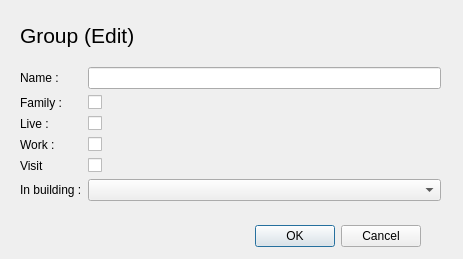
<?xml version="1.0" encoding="UTF-8"?>
<ui version="4.0">
 <class>Dialog</class>
 <widget class="QDialog" name="Dialog">
  <property name="geometry">
   <rect>
    <x>0</x>
    <y>0</y>
    <width>463</width>
    <height>259</height>
   </rect>
  </property>
  <property name="windowTitle">
   <string>Dialog</string>
  </property>
  <widget class="QDialogButtonBox" name="buttonBox">
   <property name="geometry">
    <rect>
     <x>110</x>
     <y>220</y>
     <width>311</width>
     <height>32</height>
    </rect>
   </property>
   <property name="orientation">
    <enum>Qt::Horizontal</enum>
   </property>
   <property name="standardButtons">
    <set>QDialogButtonBox::Cancel|QDialogButtonBox::Ok</set>
   </property>
  </widget>
  <widget class="QWidget" name="verticalLayoutWidget">
   <property name="geometry">
    <rect>
     <x>20</x>
     <y>10</y>
     <width>421</width>
     <height>191</height>
    </rect>
   </property>
   <layout class="QVBoxLayout" name="verticalLayout">
    <item>
     <widget class="QLabel" name="label">
      <property name="font">
       <font>
        <pointsize>16</pointsize>
       </font>
      </property>
      <property name="text">
       <string>Group (Edit)</string>
      </property>
     </widget>
    </item>
    <item>
     <layout class="QFormLayout" name="formLayout">
      <item row="0" column="0">
       <widget class="QLabel" name="nameLabel">
        <property name="text">
         <string>Name :</string>
        </property>
       </widget>
      </item>
      <item row="0" column="1">
       <widget class="QLineEdit" name="nameLineEdit"/>
      </item>
      <item row="1" column="0">
       <widget class="QLabel" name="familyLabel">
        <property name="text">
         <string>Family :</string>
        </property>
       </widget>
      </item>
      <item row="1" column="1">
       <widget class="QCheckBox" name="familyCheckBox"/>
      </item>
      <item row="2" column="0">
       <widget class="QLabel" name="liveLabel">
        <property name="text">
         <string>Live :</string>
        </property>
       </widget>
      </item>
      <item row="2" column="1">
       <widget class="QCheckBox" name="liveCheckBox"/>
      </item>
      <item row="3" column="0">
       <widget class="QLabel" name="workLabel">
        <property name="text">
         <string>Work :</string>
        </property>
       </widget>
      </item>
      <item row="3" column="1">
       <widget class="QCheckBox" name="workCheckBox"/>
      </item>
      <item row="4" column="0">
       <widget class="QLabel" name="visitLabel">
        <property name="text">
         <string>Visit</string>
        </property>
       </widget>
      </item>
      <item row="4" column="1">
       <widget class="QCheckBox" name="visitCheckBox"/>
      </item>
      <item row="5" column="0">
       <widget class="QLabel" name="inBuildingLabel">
        <property name="text">
         <string>In building :</string>
        </property>
       </widget>
      </item>
      <item row="5" column="1">
       <widget class="QComboBox" name="inBuildingComboBox"/>
      </item>
     </layout>
    </item>
   </layout>
  </widget>
 </widget>
 <resources/>
 <connections>
  <connection>
   <sender>buttonBox</sender>
   <signal>accepted()</signal>
   <receiver>Dialog</receiver>
   <slot>accept()</slot>
   <hints>
    <hint type="sourcelabel">
     <x>248</x>
     <y>254</y>
    </hint>
    <hint type="destinationlabel">
     <x>157</x>
     <y>274</y>
    </hint>
   </hints>
  </connection>
  <connection>
   <sender>buttonBox</sender>
   <signal>rejected()</signal>
   <receiver>Dialog</receiver>
   <slot>reject()</slot>
   <hints>
    <hint type="sourcelabel">
     <x>316</x>
     <y>260</y>
    </hint>
    <hint type="destinationlabel">
     <x>286</x>
     <y>274</y>
    </hint>
   </hints>
  </connection>
 </connections>
</ui>
